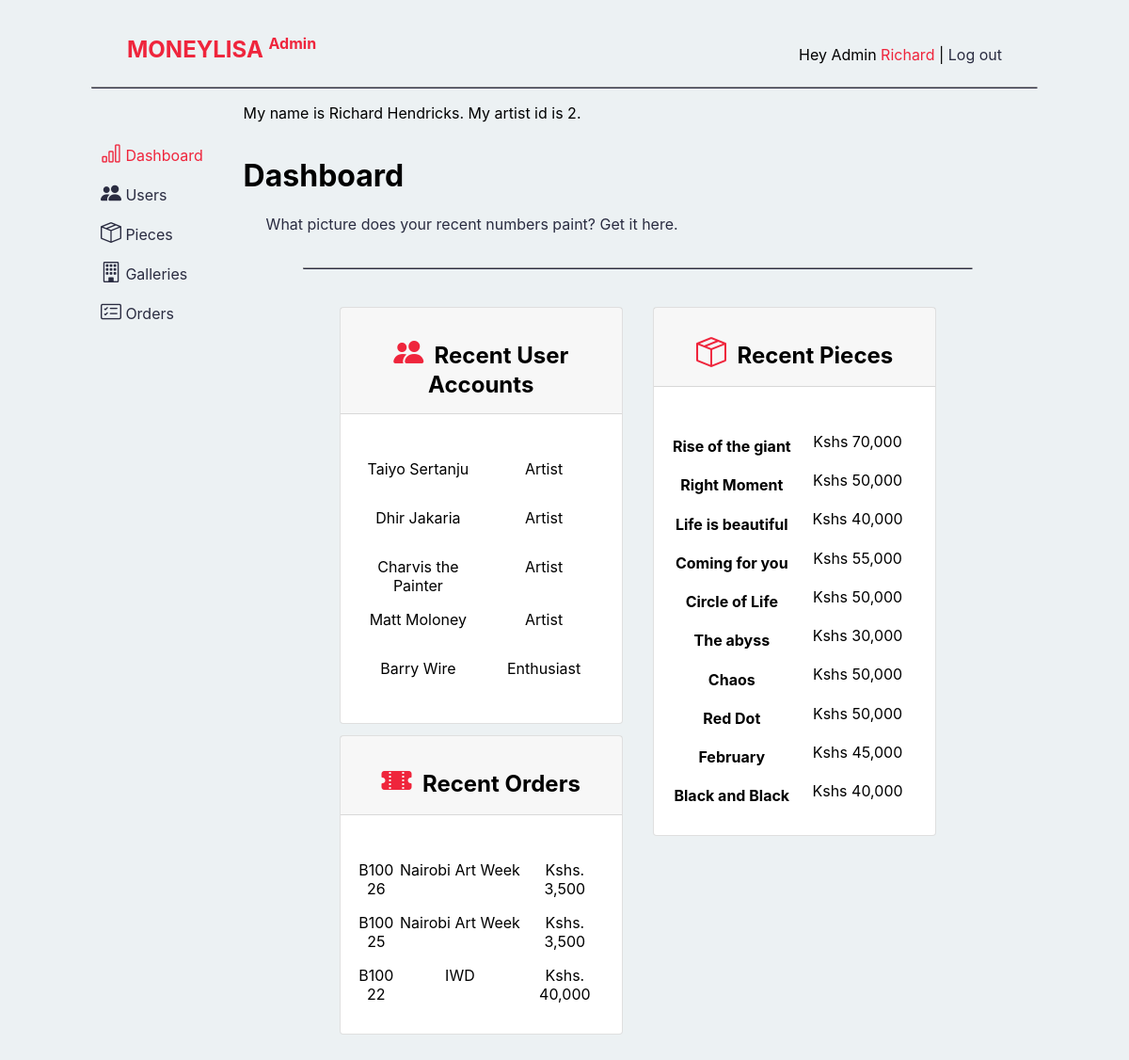
/admin-dashboard.php (signed in), run on the app's committed database.
### tables this page shows
CREATE TABLE `users` (
  `id` int(11) NOT NULL,
  `name` varchar(128) NOT NULL,
  `email` varchar(255) NOT NULL,
  `password_hash` varchar(255) NOT NULL,
  `isAdmin` varchar(20) DEFAULT 'no',
  `isArtist` varchar(20) DEFAULT 'no',
  `created_at` timestamp NOT NULL DEFAULT current_timestamp()
);

CREATE TABLE `gallery_orders` (
  `id` int(11) NOT NULL,
  `gallery_id` int(11) NOT NULL,
  `artist_id` int(11) NOT NULL,
  `gallery_title` varchar(255) NOT NULL,
  `gallery_fee` varchar(255) NOT NULL,
  `ticket_total` int(255) DEFAULT NULL,
  `ticket_quantity` int(11) DEFAULT 1,
  `user_id` int(11) NOT NULL,
  `user_name` varchar(255) NOT NULL,
  `isPaid` tinyint(1) DEFAULT 0,
  `created_at` timestamp NOT NULL DEFAULT current_timestamp()
);

CREATE TABLE `art` (
  `id` int(11) NOT NULL,
  `artist_id` int(11) DEFAULT NULL,
  `artist_name` varchar(128) DEFAULT NULL,
  `title` varchar(128) NOT NULL,
  `story` longtext NOT NULL,
  `price` int(128) NOT NULL,
  `palletes` int(128) DEFAULT NULL,
  `img_path` varchar(255) NOT NULL,
  `created_at` timestamp NULL DEFAULT current_timestamp()
);

### admin-dashboard.php (the view, shortened to what this page needs)
<?php
if (isset($_SESSION['user_id'])) {
    $mysqli = require __DIR__ . '/database.php';
    $sql = "SELECT * FROM users
            WHERE id = {$_SESSION['user_id']}";
    $result = $mysqli->query($sql);
    $user = $result->fetch_assoc();
} else {
    header('Location: home.php');
}
?>
<!DOCTYPE html>
<html lang='en'>
<head>
    <link rel='stylesheet' href='styles/main.css'>
    <link rel='stylesheet' href='styles/utility.css'>
    <link rel='stylesheet' href='https://cdn.jsdelivr.net/npm/bootstrap-icons@1.8.1/font/bootstrap-icons.css'>
</head>
<body>
    <?php include __DIR__ . '/admin-navbar.php'; ?>
    <div class='container-flex' style='padding-left:7%; padding-right:8%;'>
        <div class='row'>
            <nav class='col-md-3 col-lg-2 d-md-block'>
                <div class='position-sticky pt-3 background-cultured'>
                    <ul class='nav flex-column'>
                        <li class='nav-item'>
                            <a class='nav-link active' aria-current='page' href='#'>
                                <i class='bi bi-bar-chart imperial-red' style='font-size: 22px;'></i>
                                Dashboard
                            </a>
                        </li>
                        <li class='nav-item'>
                            <a class='nav-link' href='admin-users.php'>
                                <i class='bi bi-people-fill' style='font-size: 22px;'></i>
                                Users
                            </a>
                        </li>
                        <li class='nav-item'>
                            <a class='nav-link' href='admin-pieces.php'>
                                <i class='bi bi-box-seam' style='font-size: 22px;'></i>
                                Pieces
                            </a>
                        </li>
                        <li class='nav-item'>
                            <a class='nav-link' href='admin-galleries.php'>
                                <i class='bi bi-building' style='font-size: 22px;'></i>
                                Galleries
                            </a>
                        </li>
                        <li class='nav-item'>
                            <a class='nav-link' href='admin-orders.php'>
                                <i class='bi bi-card-checklist' style='font-size: 22px;'></i>
                                Orders
                            </a>
                        </li>
                    </ul>
                </div>
            </nav>
            <main class='col-md-9 col-lg-10'>
                <?php if (isset($user)) : ?>
                    My name is <?= $user['name'] ?>.
                    My artist id is <?= $user['id'] ?>.
                <?php endif; ?>
                <div class='d-flex justify-content-between flex-wrap flex-md-nowrap align-items-center pt-3 pb-2 mb-3 border-bottom'>
                    <h1 class='fs-2'>Dashboard</h1>
                    <p class='fs-6 ps-4 space-cadet'>
                        What picture does your recent numbers paint? Get it here.
                    </p>
                </div>
                <hr class='mobile-hide hr' />
                <center>
                    <div class='col-lg-10 col-md-6 p-3'>
                        <div class='row'>
                            <div class='col-lg-6 col-md-6 p-3'>
                                <div class='card border-dark mb-3'>
                                    <div class='card-header'>
                                        <h2 class='card-title'>
                                            <i class='bi bi-people-fill imperial-red' style='font-size: 32px;'></i>&nbsp;
                                            Recent User Accounts
                                        </h2>
                                    </div>
                                    <div class='card-body'>
                                        <p class='card-text'>
                                            <?php
                                            $sql = "SELECT * FROM users
                                            ORDER BY id DESC
                                            LIMIT 5";
                                            $result = $mysqli->query($sql);
                                            if ($result->num_rows > 0) {
                                                while ($row = $result->fetch_assoc()) {
                                            ?>
                                        <div class='row'>
                                            <div class='col-md-6'>
                                                <p class='card-text'>
                                                    <?= $row['name'] ?>
                                                </p>
                                            </div>
                                            <div class='col-md-6'>
                                                <p class='card-text'>
                                                    <?php
                                                    if ($row['isArtist'] == 'yes') {
                                                    ?>
                                                <p class='card-text'>Artist</p>
                                            <?php
                                                    } else {
                                            ?>
                                                <p class='card-text'>Enthusiast</p>
                                            <?php
                                                    }
                                            ?>
                                            </p>
                                            </div>
                                        </div>
                                <?php
                                                }
                                            } else {
                                                echo "<p>No users yet.</p>";
                                            }
                                ?>
                                </p>
                                    </div>
                                </div>
                                <div class='card border-dark mb-3'>
                                    <div class='card-header'>
                                        <h2 class='card-title'>
                                            <i class='bi bi-ticket-perforated-fill imperial-red' style='font-size: 32px;'></i>&nbsp;
                                            Recent Orders
                                        </h2>
                                    </div>
                                    <div class='card-body'>
                                        <p class='card-text'>
                                            <?php
                                            $sql = "SELECT * FROM gallery_orders
                                            ORDER BY id DESC
                                            LIMIT 5";
                                            $result = $mysqli->query($sql);
                                            if ($result->num_rows > 0) {
                                                while ($row = $result->fetch_assoc()) {
                                            ?>
                                        <div class='row'>
                                            <div class='col-md-2'>
                                                <p class='card-text'>
                                                    <?= 'B' . 10000 + $row['id'] ?>
                                                </p>
                                            </div>
                                            <div class='col-md-6'>
                                                <p class='card-text'>
                                                    <?= $row['gallery_title'] ?>
                                                </p>
                                            </div>
                                            <div class='col-md-4'>
                                                <p class='card-text'>
                                                    Kshs. <?= number_format($row['gallery_fee']) ?>
                                                </p>
                                            </div>
                                        </div>
                                <?php
                                                }
                                            } else {
                                                echo "<p>No recent orders.</p>";
                                            }
                                ?>
                                </p>
                                    </div>
                                </div>
                            </div>
                            <div class='col-lg-6 col-md-6 p-3'>
                                <div class='card border-dark mb-3'>
                                    <div class='card-header'>
                                        <h2 class='card-title'>
                                            <i class='bi bi-box-seam imperial-red' style='font-size: 32px;'></i>&nbsp;
                                            Recent Pieces
                                        </h2>
                                    </div>
                                    <div class='card-body'>
                                        <p class='card-text'>
                                            <?php
                                            $sql = "SELECT * FROM art
                                            ORDER BY id DESC
                                            LIMIT 10
                                            ";
                                            $result = $mysqli->query($sql);
                                            if ($result->num_rows > 0) {
                                                while ($row = $result->fetch_assoc()) {
                                            ?>
                                        <div class='row'>
                                            <div class='col-md-6'>
                                                <h4 class='card-text'>
                                                    <?= $row['title'] ?>
                                                </h4>
                                            </div>
                                            <div class='col-md-6'>
                                                <p class='card-text'>
                                                    Kshs <?= number_format($row['price']) ?>
                                                </p>
                                            </div>
                                        </div>
                                <?php
                                                }
                                            } else {
                                                echo "<p>No recent pieces.</p>";
                                            }
                                ?>
                                </p>
                                    </div>
                                </div>
                            </div>
                        </div>
                    </div>
                </center>
            </main>
        </div>
    </div>
</body>
</html>

### admin-navbar.php (shortened to what this page needs)
<nav class='navbar sticky-top mobile-hide'>
    <div class='container'>
        <a href='admin-dashboard.php' class='nav-header mr-5'>
            MONEYLISA <sup><span class='fs-6'>Admin</span></sup>
        </a>
        <ul class='navbar-nav'>
            <li class='nav-item'>
                <?php if (isset($user)) : ?>
                    <p>
                        Hey Admin
                        <a href='artist-dashboard.php?id=<?= $user['id'] ?>'>
                            <?= substr($user['name'], 0, strpos($user['name'], ' ')) ?>
                        </a>
                        |
                        <a href='logout.php' class='space-cadet'>Log out</a>
                    </p>
                <?php else : ?>
                    <div class='col-lg-12'>
                        <p><a href='signin.php'>Sign In</a> or <a href='signup.html'>Sign Up</a></p>
                    </div>
                <?php endif; ?>
            </li>
        </ul>
    </div>
    <hr class='mobile-hide hr' />
</nav>

### styles/main.css (style rules this page uses)
:root { --space-cadet: #2b2d42ff; --space-cadet-light: #2b2d42ff; --manatee: #8d99aeff; --cultured: #edf2f4ff; --imperial-red: #ef233cff; --imperial-red-light: #f25f5cff; --space-cadet: hsla(235, 21%, 21%, 1); --manatee: hsla(218, 17%, 62%, 1); --cultured: hsla(197, 24%, 94%, 1); --imperial-red: hsla(353, 86%, 54%, 1); --inter: -apple-system, BlinkMacSystemFont, 'Inter', 'Segoe UI', 'Roboto', 'Oxygen', 'Ubuntu', 'Cantarell', 'Fira Sans', 'Droid Sans', 'Helvetica Neue', sans-serif; }
.navbar { position: relative; display: flex; flex-wrap: wrap; align-items: center; justify-content: space-between; padding-top: 0.5rem; padding-bottom: 0.5rem; background-color: var(--cultured); }
.sticky-top { position: -webkit-sticky; position: sticky; top: 0; z-index: 1020; }
.navbar > .container, .navbar > .container-fluid, .navbar > .container-flex { display: flex; flex-wrap: inherit; align-items: center; justify-content: space-between; }
.navbar-nav { display: flex; flex-direction: column; padding-left: 0; margin-bottom: 0; list-style: none; }
.nav { display: flex; flex-wrap: wrap; padding-left: 0; margin-bottom: 0; list-style: none; }
.nav-link { display: block; padding: 0.5rem 1rem; color: var(--space-cadet); text-decoration: none; transition: color 0.15s ease-in-out, background-color 0.15s ease-in-out, border-color 0.15s ease-in-out, text-decoration 0.25s ease-in-out; }
.active { color: var(--imperial-red); }
body { font-family: var(--inter); background-color: var(--cultured); }
a { color: var(--imperial-red); text-decoration: none; }
.nav-header { font-size: 1.5rem; font-weight: 700; color: var(--imperial-red); text-decoration: none solid 5px var(--space-cadet); }
.space-cadet { color: var(--space-cadet); }
.background-cultured { background-color: var(--cultured) !important; }
.imperial-red { color: var(--imperial-red); }
.hr { width: 85%; border-bottom: solid 1px var(--space-cadet); }
* { box-sizing: border-box; }
.container { width: 100%; padding-left: 15px; padding-right: 15px; margin: 0 auto; }
.container-flex { width: 100%; padding-left: 10%; padding-right: 10%; margin: auto; }
.row { --gutter-x: 1.5rem; --gutter-x: 0; display: flex; flex-wrap: wrap; margin-top: calc(-1 * var(--gutter-y)); margin-right: calc(-0.5 * var(--gutter-x)); margin-left: calc(-0.5 * var(--gutter-x)); }
.row > * { flex-shrink: 0; width: 100%; max-width: 100%; padding-right: calc(var(--gutter-x) * 0.5); padding-left: calc(var(--gutter-x) * 0.5); margin-top: var(--gutter-y); }
.flex-column { flex-direction: column; }
.card { position: relative; display: flex; flex-direction: column; min-width: 0; word-wrap: break-word; background-color: #fff; background-clip: border-box; border: 1px solid rgba(0, 0, 0, 0.125); border-radius: 0.25rem; }
.card-body { flex: 1 1 auto; padding: 1rem 1rem; }
.card-title { margin-bottom: 0.5rem; }
.card-text:last-child { margin-bottom: 0; }
.card-header { padding: 0.5rem 1rem; margin-bottom: 0; background-color: rgba(0, 0, 0, 0.03); border-bottom: 1px solid rgba(0, 0, 0, 0.125); }
.position-sticky { position: -webkit-sticky !important; position: sticky !important; }

### data on the page
users: name "Richard", name "Richard Hendricks", id "2"
users: name "Taiyo Sertanju", isArtist "Artist"
users: name "Dhir Jakaria", isArtist "Artist"
users: name "Charvis the Painter", isArtist "Artist"
users: name "Matt Moloney", isArtist "Artist"
users: name "Barry Wire", isArtist "Enthusiast"
gallery_orders: 10000 + $row['id'] "10026", gallery_title "Nairobi Art Week", gallery_fee "3,500"
gallery_orders: 10000 + $row['id'] "10025", gallery_title "Nairobi Art Week", gallery_fee "3,500"
gallery_orders: 10000 + $row['id'] "10022", gallery_title "IWD", gallery_fee "40,000"
art: title "Rise of the giant", price "70,000"
art: title "Right Moment", price "50,000"
art: title "Life is beautiful", price "40,000"
art: title "Coming for you", price "55,000"
art: title "Circle of Life", price "50,000"
art: title "The abyss", price "30,000"
art: title "Chaos", price "50,000"
art: title "Red Dot", price "50,000"
art: title "February", price "45,000"
art: title "Black and Black", price "40,000"
